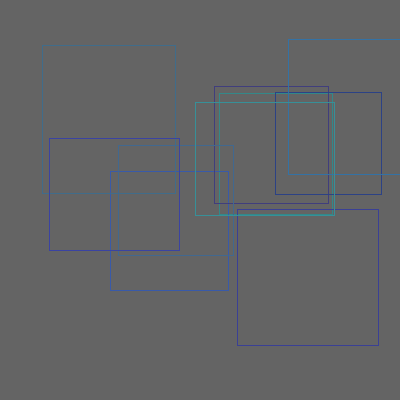
Frame 1 (no input)
Frame 60 (the mouse pressed at the canvas centre just before this capture): identical to frame 1, image omitted
Frame 120 (the mouse held since frame 60 and released just before this capture): identical to frame 1, image omitted

The Processing sketch that drew this single still picture (run headless with seeded random() and noise(); from frame 60 on, the mouse is pressed at the canvas centre):

// Processing sketch: ejercicio10
// ── ejercicio10.pde
// ***********************************************
// * Alumno: Joaquin Romera                      *
// * Legajo: 24169                               *
// * Ejercicio Nro: 10                           *
// * Asignatura: Taller de Integración de tecno..*
// * Carrera: Musica y Tecnologia                *
// * Institución: UNQ                            *
// * Año: 2018                                   *
// ***********************************************

void setup(){
  colorMode(HSB);
  background(100);
  size(400,400);
  noCursor();
}

void draw(){
  randomSeed(10);
  for (int i = 0; i < 10; i++) {
    noFill();
    float x = random(0,300);
    float y = random(0,210);
    float w = random(100,150);
    float h = random(100,150);
    float r = random(125,175);
    float g = random(125,175);
    float b = random(125,175);
    stroke(r,g,b);
    rect(x,y,w,h);
  }
  
}
